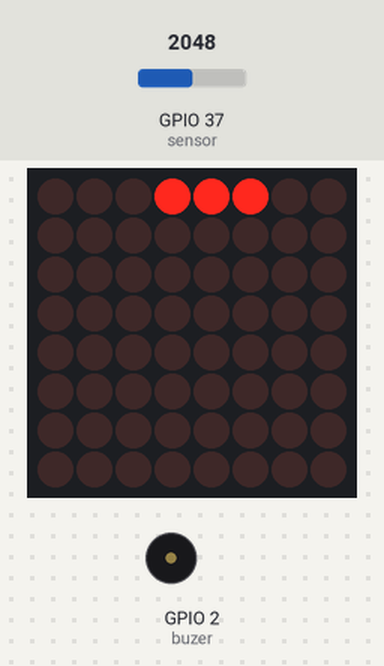
This sketch was run on a simulated ESP32. Parts: 8×8 LED matrix, buzzer (waves = sounding, pin HIGH). The test bench sets the inputs (shaded band); at power-on: GPIO 37 (sensor) = 2048. What the sketch prints to the serial monitor is not drawn.

Above: at 0.1 s.
At 2.5 s:
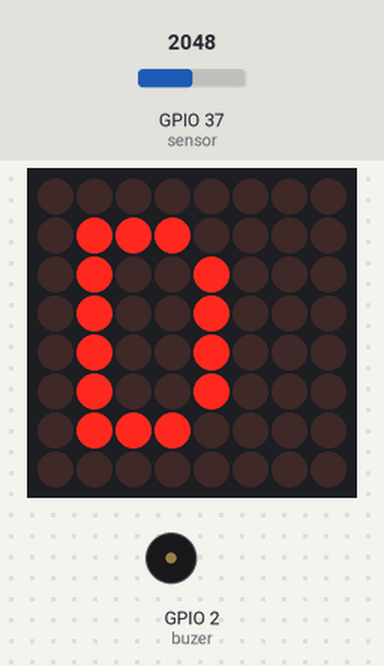
At 6.0 s:
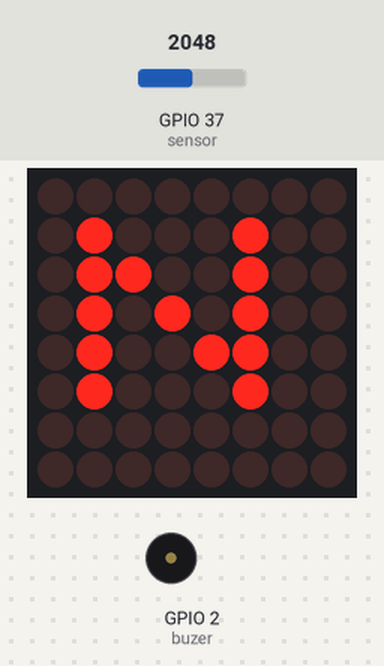
At 7.8 s:
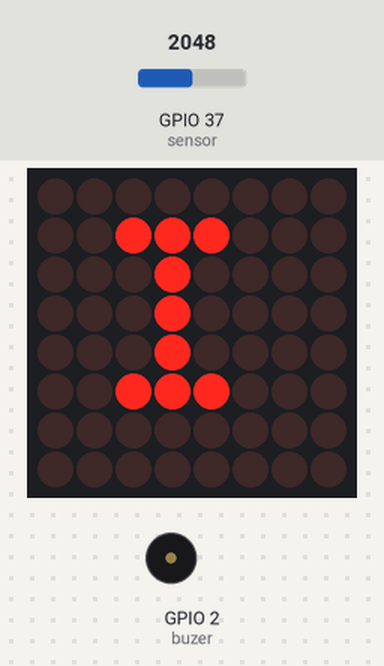
At 11.5 s:
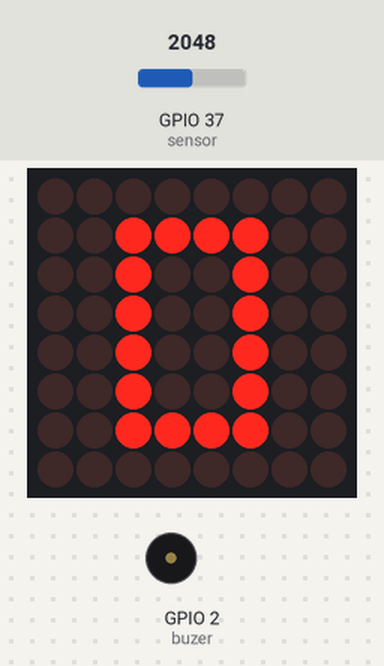
At 18.6 s:
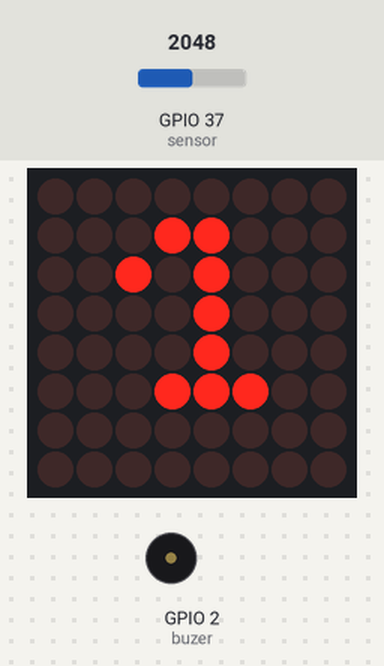

Measured:
- what the display in image 1 shows lasts 1.2 s, from 2.4 s to 3.6 s
- what the display in image 2 shows lasts 1.3 s, from 5.9 s to 7.2 s

The sketch:

practica_5aju.ino
```cpp
#include "Ticker.h"
#include <LedControl.h>

void impresion(void);

Ticker Interrupcion(impresion, 3000);
LedControl MATLED = LedControl(11,13,10,1);


//fueguito
byte caracter_1[8]{
0x1c, 0x3e, 0x7f, 0x7f, 0x3e, 0x1c, 0x8, 0x0
};
//D
byte caracter_2[8]{
0x0, 0x70, 0x48, 0x48, 0x48, 0x48, 0x70, 0x0
};
//A
byte caracter_3[8]{
0x0, 0x18, 0x24, 0x24, 0x3c, 0x24, 0x24, 0x0
};
//N
byte caracter_4[8]{
0x0, 0x44, 0x64, 0x54, 0x4c, 0x44, 0x0, 0x0
};
//I
byte caracter_5[8]{
0x0, 0x38, 0x10, 0x10, 0x10, 0x38, 0x0, 0x0
};
//2
byte caracter_6[8]{
0x0, 0x7c, 0x44, 0x4, 0x7c, 0x40, 0x40, 0x7c
};
//0
byte caracter_7[8]{
0x0, 0x3c, 0x24, 0x24, 0x24, 0x24, 0x3c, 0x0
};
//2
byte caracter_8[8]{
0x0, 0x7c, 0x44, 0x4, 0x7c, 0x40, 0x40, 0x7c
};
//2
byte caracter_9[8]{
0x0, 0x7c, 0x44, 0x4, 0x7c, 0x40, 0x40, 0x7c
};
//2
byte caracter_10[8]{
0x0, 0x7c, 0x44, 0x4, 0x7c, 0x40, 0x40, 0x7c
};
//1
byte caracter_11[8]{
0x0, 0x18, 0x28, 0x8, 0x8, 0x1c, 0x0, 0x0
};
//3
byte caracter_12[8]{
0x0, 0x3c, 0x4, 0x4, 0x1c, 0x4, 0x3c, 0x0
};


int evalua;
int buzer=2;
int sensor=A1;


void setup() {
  Serial.begin(9600);
  MATLED.shutdown(0,false);
  MATLED.setIntensity(0,4);			// establece brillo
  MATLED.clearDisplay(0);	//se indica para limpiar la matriz led
  Interrupcion.start();   //Inicializa la libreria y las interrupciones por software
  pinMode(buzer, OUTPUT);
  //IMPRIMA TODO LOS CARACTERES INDICADOS

  figura_1();
  delay(1000);
  figura_2();
  delay(1000);
  figura_3();
  delay(1000);
  figura_4();
  delay(1000);
  figura_5();
  delay(1000);
  figura_6();
  delay(1000);
  figura_7();
  delay(1000);
  figura_8();
  delay(1000);
  figura_9();
  delay(1000);
  figura_10();
  delay(1000);
  figura_11();
  delay(1000);
  figura_12();
  delay(1000);


}

void loop() {
  Interrupcion.update(); //Actualiza la libreria para poder mantener la interrupcion al pendiente

  evalua = analogRead(sensor);
  if(evalua <400){
    digitalWrite(buzer, HIGH);
    delay(1000);
    MATLED.clearDisplay(0);
    figura_1();
    delay(1000);
    MATLED.clearDisplay(0);
  }else{
    digitalWrite(buzer, LOW);
    delay(10);
    MATLED.clearDisplay(0);
  }

}


//funcion para fueguito
void figura_1(){
     MATLED.clearDisplay(0);
      for (int i = 0; i < 8; i++)
     {
     MATLED.setRow(0,i,caracter_1[i]);
     delay(100);
     }
}

//funcion para D
void figura_2(){
     MATLED.clearDisplay(0);
      for (int i = 0; i < 8; i++)
     {
     MATLED.setRow(0,i,caracter_2[i]);
     delay(100);
     }
}

//funcion para A
void figura_3(){
     MATLED.clearDisplay(0);
      for (int i = 0; i < 8; i++)
     {
     MATLED.setRow(0,i,caracter_3[i]);
     delay(100);
     }
}

//funcion para N
void figura_4(){
     MATLED.clearDisplay(0);
      for (int i = 0; i < 8; i++)
     {
     MATLED.setRow(0,i,caracter_4[i]);
     delay(100);
     }
}

//funcion para I
void figura_5(){
     MATLED.clearDisplay(0);
      for (int i = 0; i < 8; i++)
     {
     MATLED.setRow(0,i,caracter_5[i]);
     delay(100);
     }
}

//funcion para 2
void figura_6(){
     MATLED.clearDisplay(0);
      for (int i = 0; i < 8; i++)
     {
     MATLED.setRow(0,i,caracter_6[i]);
     delay(100);
     }
}

//funcion para 0
void figura_7(){
     MATLED.clearDisplay(0);
      for (int i = 0; i < 8; i++)
     {
     MATLED.setRow(0,i,caracter_7[i]);
     delay(100);
     }
}

//funcion para 2
void figura_8(){
     MATLED.clearDisplay(0);
      for (int i = 0; i < 8; i++)
     {
     MATLED.setRow(0,i,caracter_8[i]);
     delay(100);
     }
}

//funcion para 2
void figura_9(){
     MATLED.clearDisplay(0);
      for (int i = 0; i < 8; i++)
     {
     MATLED.setRow(0,i,caracter_9[i]);
     delay(100);
     }
}

//funcion para 2
void figura_10(){
     MATLED.clearDisplay(0);
      for (int i = 0; i < 8; i++)
     {
     MATLED.setRow(0,i,caracter_10[i]);
     delay(100);
     }
}

//funcion para 1
void figura_11(){
     MATLED.clearDisplay(0);
      for (int i = 0; i < 8; i++)
     {
     MATLED.setRow(0,i,caracter_11[i]);
     delay(100);
     }
}

//funcion para 3
void figura_12(){
     MATLED.clearDisplay(0);
      for (int i = 0; i < 8; i++)
     {
     MATLED.setRow(0,i,caracter_12[i]);
     delay(100);
     }
}


//par la interrupcion
void impresion(void){
 Serial.println(evalua);//se imprima el valor del sensor
}
```
